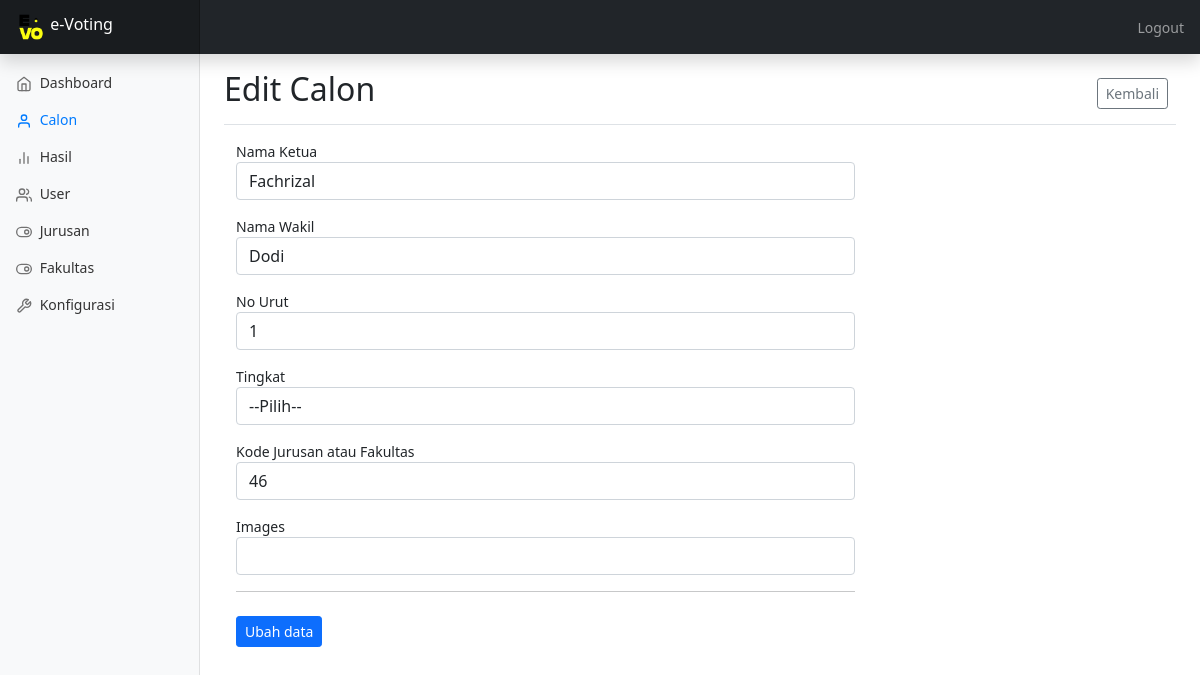
The page /pages/admin/edit_calon.php?id=1 (signed in) on the database as committed earlier.
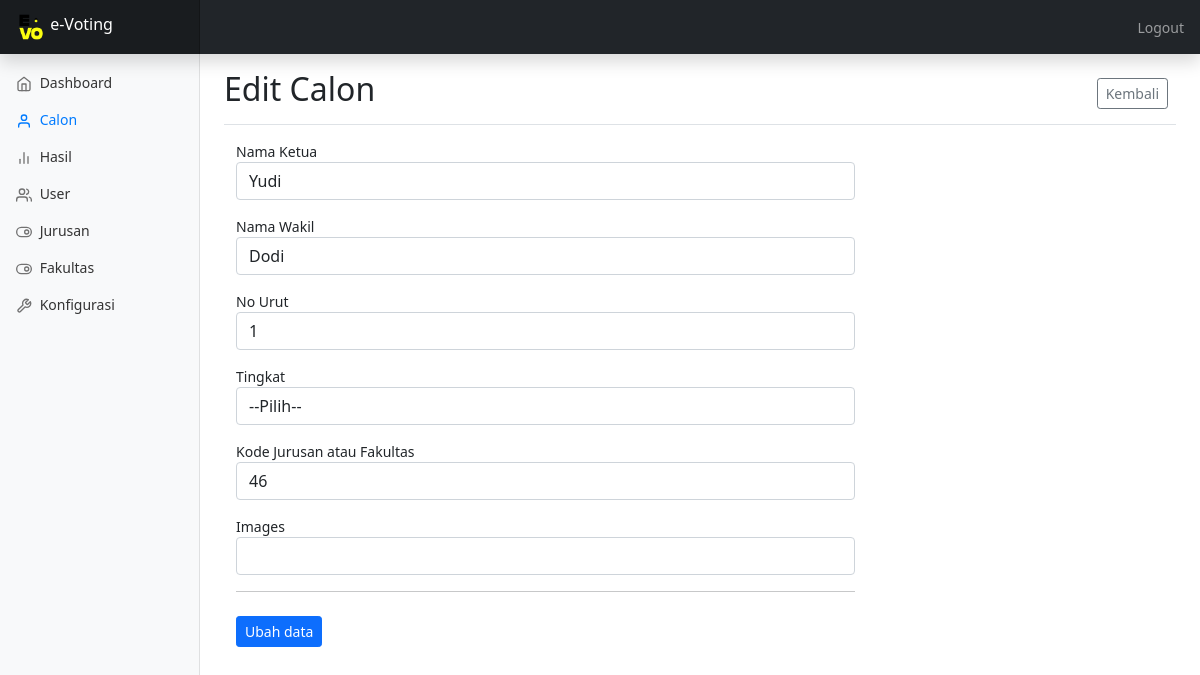
The same page on the database as committed later.
### tables this page shows
CREATE TABLE `calon` (
  `id` int(11) NOT NULL,
  `nama_ketua` varchar(100) NOT NULL,
  `nama_wakil` varchar(100) DEFAULT NULL,
  `no_urut` int(11) NOT NULL,
  `id_unit` int(11) NOT NULL,
  `id_tingkatan` int(11) NOT NULL,
  `images` varchar(200) NOT NULL
);

### functions.php (called while the page is built, shortened)
<?php
require 'config.php';
$conn = mysqli_connect($config["db_host"], $config["db_username"], $config["db_password"], $config["db_name"]);
function query($query)
{
	global $conn;
	$result = mysqli_query($conn, $query);
	$rows = [];
	while ($row = mysqli_fetch_assoc($result)) {
		$rows[] = $row;
	}
	return $rows;
}

### pages/admin/edit_calon.php (the view, shortened to what this page needs)
<?php
include 'ini_header.php';
$edit = false;
if (isset($_GET["id"])) {
  $edit = true;
  $id = $_GET["id"];
  $baris = query("SELECT * FROM calon WHERE id = $id");
  if (count($baris)  == 1) {
    $data = $baris[0];
  } else {
    redirect("pages/admin/user", ["pesan" => tulis_alert('danger', 'Id tidak valid.')]);
  }
}
?>
<main class="col-md-9 ms-sm-auto col-lg-10 px-md-4">
  <div class="d-flex justify-content-between flex-wrap flex-md-nowrap align-items-center pt-3 pb-2 mb-3 border-bottom">
    <h1 class="h2"><?php if ($edit) {
                      echo "Edit Calon";
                    } else {
                      echo "Tambah Calon";
                    } ?></h1>
    <div class="btn-toolbar mb-2 mb-md-0">
      <div class="btn-group me-2">
        <a href="calon.php" type="button" class="btn btn-sm btn-outline-secondary">Kembali</a>
      </div>
    </div>
  </div>
  <div class="container">
    <div class="col-xl-8 col-lg-8 col-md-8 col-sm-10 ">
      <form class="needs-validation" method="post" action="../../actions/action_calon.php" novalidate>
        <div class="mb-3">
          <label for="nama_ketua">Nama Ketua</label>
          <input type="text" class="form-control" id="nama_ketua" name="nama_ketua" autocomplete="off" required value="<?php if ($edit) : echo $data["nama_ketua"];
                                                                                                                        endif; ?>">
        </div>
        <div class="mb-3">
          <label for="nama_wakil">Nama Wakil</label>
          <input type="text" class="form-control" id="nama_wakil" name="nama_wakil" autocomplete="off" required value="<?php if ($edit) : echo $data["nama_wakil"];
                                                                                                                        endif; ?>">
        </div>
        <div class="mb-3">
          <label for="no_urut">No Urut</label>
          <input type="text" class="form-control" id="no_urut" name="no_urut" autocomplete="off" required value="<?php if ($edit) echo $data["no_urut"]; ?>">
        </div>
        <div class="mb-3">
          <label for="exampleFormControlSelect1">Tingkat</label>
          <select class="form-control" id="exampleFormControlSelect1" required name="tingkatan">
            <option value="">--Pilih--</option>
          </select>
        </div>
        <div class="mb-3">
          <label for="id_unit">Kode Jurusan atau Fakultas</label>
          <input type="text" class="form-control" id="id_unit" name="id_unit" autocomplete="off" required value="<?php if ($edit) echo $data["id_unit"]; ?>">
        </div>
        <div class="mb-3">
          <label for="images">Images</label>
          <input type="text" class="form-control" id="images" name="images" autocomplete="off" required value="<?php if ($edit) echo $data["images"]; ?>">
        </div>
        <hr class="mb-4">
        <button class="btn btn-primary btn-sm btn-block" type="submit" name="submit">
          <?php if ($edit) {
            echo "Ubah data";
          } else {
            echo "Tambah Data";
          } ?></button>
      </form>
    </div>
  </div>
</main>

Rows that differ between the two databases and show on the page:
changed calon "Dodi": nama_ketua "Fachrizal" → "Yudi"
